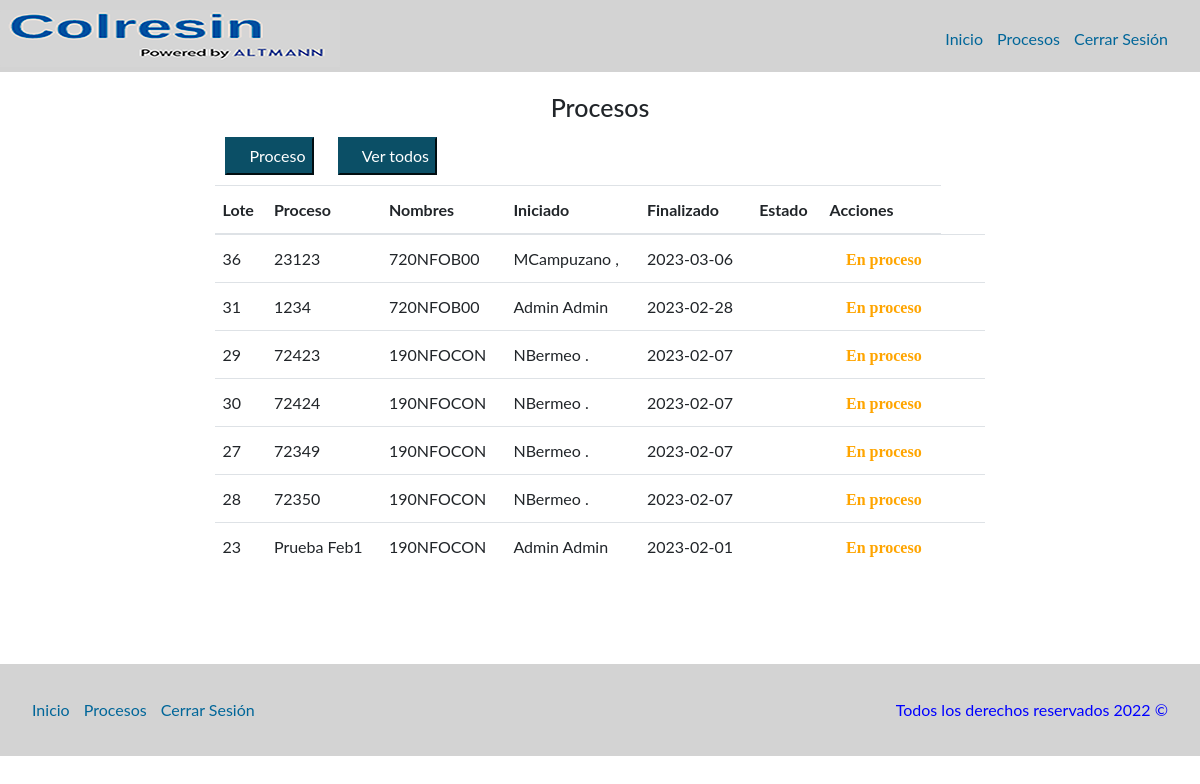
Page /php/procesos/procesos.php (signed in) on the committed database.
### tables this page shows
CREATE TABLE `procesos` (
  `IdProceso` int(11) NOT NULL,
  `NumLote` varchar(45) NOT NULL,
  `FechaInicial` date NOT NULL,
  `FechaFinal` date DEFAULT NULL,
  `HoraInicial` time NOT NULL,
  `HoraFinal` time DEFAULT NULL,
  `Estado` int(11) NOT NULL,
  `Cedula` varchar(45) NOT NULL
);

CREATE TABLE `nfo` (
  `IdProceso` int(11) NOT NULL,
  `nfo` varchar(50) NOT NULL,
  `numeroLote` varchar(50) NOT NULL,
  `MatPriFP04` varchar(2) DEFAULT NULL,
  `MatPriSeparada` varchar(2) DEFAULT NULL,
  `MateriaPrimacol` varchar(2) DEFAULT NULL,
  `ReactorLimpio` varchar(50) DEFAULT NULL,
  `HermeticidadReactor` varchar(50) DEFAULT NULL,
  `ReactorFunciona` varchar(50) DEFAULT NULL,
  `VacioFunciona` varchar(50) DEFAULT NULL,
  `VaporFunciona` varchar(50) DEFAULT NULL,
  `EnfriamientoFunciona` varchar(50) DEFAULT NULL,
  `EmisionesFunciona` varchar(50) DEFAULT NULL,
  `phsodatanque` varchar(50) DEFAULT NULL,
  `CondensadorFunciona` varchar(50) DEFAULT NULL,
  `ApruebaInicio` varchar(2) DEFAULT NULL,
  `RazonesNoAprob` varchar(200) DEFAULT NULL,
  `SeguridadNaftaleno` varchar(2) DEFAULT NULL,
  `EquipoNaftaleno` varchar(2) DEFAULT NULL,
  `EnfriamientoCerrado` varchar(2) DEFAULT NULL,
  `ValvBloqueo` varchar(2) DEFAULT NULL,
  `AbrirControlOlores` varchar(2) DEFAULT NULL,
  `Estartazos` varchar(2) DEFAULT NULL,
  `AgitadorOk` varchar(2) DEFAULT NULL,
  `ProblemaFund` varchar(2) DEFAULT NULL,
  `ProblemaFundirNaf` varchar(200) DEFAULT NULL,
  `SeguridadSulfurico` varchar(2) DEFAULT NULL,
  `EquipoSulfurico` varchar(2) DEFAULT NULL,
  `Vapor` varchar(2) DEFAULT NULL,
  `ProblemaSWFO` varchar(2) DEFAULT NULL,
  `TextoProblemaSWFO` varchar(500) DEFAULT NULL,
  `CierreControlOlores` varchar(2) DEFAULT NULL,
  `EvacuarCamisa` varchar(2) DEFAULT NULL,
  `SuministroVapor` varchar(2) DEFAULT NULL,
  `SeguridadFDO` varchar(2) DEFAULT NULL,
  `EquipoFDO` varchar(2) DEFAULT NULL,
  `LineaTierraOk` varchar(2) DEFAULT NULL,
  `BombaNeumaticaOk` varchar(2) DEFAULT NULL,
  `ConexionOk` varchar(2) DEFAULT NULL,
  `MangueraOk` varchar(2) DEFAULT NULL,
  `LineaCargaOk` varchar(2) DEFAULT NULL,
  `ValvulasCerradas` varchar(2) DEFAULT NULL,
  `CapacidadTanque` varchar(2) DEFAULT NULL,
  `ProblemaCondensacion` varchar(2) DEFAULT NULL,
  `TextoProblemaCondensacion` varchar(250) DEFAULT NULL,
  `SeguridadCSO` varchar(2) DEFAULT NULL,
  `EquipoCSO` varchar(2) DEFAULT NULL,
  `OlorFormol` varchar(2) DEFAULT NULL,
  `ph10` varchar(45) DEFAULT NULL,
  `Csc050Ajuste` varchar(45) DEFAULT NULL,
  `Stw00Ajuste` varchar(45) DEFAULT NULL,
  `ph10Fin` varchar(45) DEFAULT NULL,
  `ProductoBrillante` varchar(2) DEFAULT NULL,
  `HoraInicioLukas` time DEFAULT NULL,
  `HoraFinLukas` time DEFAULT NULL,
  `ProductoBrillante2` varchar(2) DEFAULT NULL,
  `NotificarLaboratorio` varchar(200) DEFAULT NULL,
  `SegNFO` varchar(2) DEFAULT NULL,
  `EquipoNFO` varchar(2) DEFAULT NULL,
  `AgitacionOff` varchar(2) DEFAULT NULL,
  `TalegoDescarga` varchar(2) DEFAULT NULL,
  `ResiduoTalego` varchar(2) DEFAULT NULL,
  `EnviarMuestraFinal` varchar(2) DEFAULT NULL,
  `Aspecto` varchar(100) DEFAULT NULL,
  `PorcentajeSolidos` varchar(45) DEFAULT NULL,
  `pH10Final` varchar(45) DEFAULT NULL,
  `Solubilidad10` varchar(45) DEFAULT NULL,
  `Solubilidad40` varchar(45) DEFAULT NULL,
  `Rendimiento` varchar(100) DEFAULT NULL,
  `ProcesoDif` varchar(2) DEFAULT NULL,
  `KgEnjuague` varchar(45) DEFAULT NULL,
  `KgLavado` varchar(45) DEFAULT NULL,
  `FechaMuestraLab` datetime(6) NOT NULL
);

CREATE TABLE `usuarios` (
  `IdUsuario` int(11) NOT NULL,
  `Nombre` varchar(50) NOT NULL,
  `Apellido` varchar(50) NOT NULL,
  `Cedula` varchar(50) NOT NULL,
  `CorreoElectronico` varchar(50) NOT NULL,
  `Contrasena` varchar(50) NOT NULL,
  `Estado` int(11) NOT NULL DEFAULT 1,
  `Rol` int(2) NOT NULL DEFAULT 1
);

### php/procesos/acciones.php (called while the page is built, shortened)
<?php
class procesos{
    function get_only_process(){
        $conex = new conection();
        $result = $conex->conex();
        $query = mysqli_query($result,'SELECT u.*, p.*, n.nfo nombreProceso FROM procesos p INNER JOIN usuarios u INNER JOIN NFO n ON p.cedula = u.cedula and p.IdProceso = n.IdProceso WHERE p.Estado = 1 ORDER BY FechaInicial DESC');
        return $query;
    }
}

### php/procesos/procesos.php (the view, shortened to what this page needs)
<?php
require_once "acciones.php";
$_process = new procesos();
$query = $_process->get_only_process();
$tr = '';
while ($row = $query->fetch_array(MYSQLI_BOTH)){
    $eliminar = "";
    $editar = "";
    if($row['Estado'] == 1){
        $estado = "<i class='fa fa-circle' style='color:orange;'> En proceso</i>";
        $editar   = "<a href='../formulario/editarFormulario.php?id=" . $row['IdProceso'] . "'>
                    <i class='fas fa-pen'></i>
                </a>";
    }else if($row['Estado'] == 2){
        $estado = "<i class='fa fa-circle' style='color:green;'> Finalizado</i>";
        $editar   = "<a href='../formulario/verFormulario.php?id=" . $row['IdProceso'] . "'>
                    <i class='fas fa-eye'></i>
                </a>";
    }else if($row['Estado'] == 3){
        $estado = "<i class='fa fa-circle' style='color:red;'> Eliminado</i>";
        $editar   = "<a href='../formulario/verFormulario.php?id=" . $row['IdProceso'] . "'>
                    <i class='fas fa-eye'></i>
                </a>";
    }
    $tr .=	"<tr class='rows' id='rows'>
                <td>" . $row['IdProceso'] 	. "</td>
                <td>" . $row['NumLote'] 	. "</td>
                <td>" . $row['nombreProceso'] . "</td>
                <td>" . $row['Nombre'] . " " . $row['Apellido'] ."</td>
                <td>" . $row['FechaInicial'] ."</td>
                <td>" . $row['FechaFinal'] . "</td>
                <td>" . $estado . "</td>
                <td>
                    ".$editar."
                    &nbsp;&nbsp;
                    ".$eliminar."
                </td>
            </tr>";
}
$btn    = "<button type='button' class='boton-add' onclick=\"window.location.href='../formulario/formulario.php'\"><i class='fa fa-plus-circle' aria-hidden='true'></i> Proceso</button>";
?>
<!DOCTYPE html>
<html lang="en">
<head>
    <link rel="stylesheet" href="https://maxcdn.bootstrapcdn.com/bootstrap/4.0.0/css/bootstrap.min.css">
    <link rel="stylesheet" href="../../css/styles.css">
    <link href='../../css/fontawesome.css' rel='stylesheet'>
    <link href='../../css/all.css' rel='stylesheet'>
</head>
<body>
    <header class="site-header">
        <div class="contenedor contenido-header">
            <div class="barra">
                <a href="/">
                <img src="../../img/colresin-altmann.PNG" alt="Logotipo Altmann">
                </a>
                <nav class="navegacion">
                    <a href="../inicio/index.php">Inicio</a>
                    <a href="procesos.php">Procesos</a>
                    <a href="../login/cerrarSesion.php">Cerrar Sesión</a>
                </nav>
            </div>
        </div>
    </header>
    <main class="contenedor seccion contenido-centrado">
        <h1 class="centrar-texto">Procesos</h1>
        <div class="container">
            <?php echo $btn; ?>
            <button type="button" class="boton-add" onclick="window.location.href='procesosTodos.php'"><i class="fa fa-eye" aria-hidden="true"></i> Ver todos</button>
            </div>
        <div class="container">
            <table class="table table-over">
                <thead>
                    <tr>
                        <th scope="col">Lote</th>
                        <th scope="col">Proceso</th>
                        <th scope="col">Nombres</th>
                        <th scope="col">Iniciado</th>
                        <th scope="col">Finalizado</th>
                        <th scope="col">Estado</th>
                        <th scope="col">Acciones</th>
                    </tr>
                </thead>
                <tbody>
                    <?php echo $tr; ?>
                </tbody>
            </table>
        </div>
        <br>
        <br>
    </main>
    <footer class="site-footer seccion">
        <div class="contenedor contenedor-footer">
            <nav class="navegacion">
                <a href="../inicio/index.php">Inicio</a>
                <a href="procesos.php">Procesos</a>
                <a href="../login/cerrarSesion.php">Cerrar Sesión</a>
            </nav>
            <p class="copyright">Todos los derechos reservados 2022 &copy; </p>
        </div>
    </footer>
</body>
</html>

### css/styles.css (style rules this page uses)
html { box-sizing: border-box; font-size: 62.5%; }
*, *::before, *::after { box-sizing: inherit; }
body { font-family: 'Lato', sans-serif; font-size: 1.6rem; line-height: 2; }
img { max-width: 100%; }
.contenedor { max-width: 768rem; margin: 0 auto; }
.seccion { margin-top: 2rem; margin-bottom: 2rem; }
.centrar-texto { text-align: center; }
.contenido-centrado { max-width: 800px; }
.boton-add { margin: 1rem; color: #fff; background-color: #0b4f66 !important; border-color: #0b4f66 !important; }
.site-header { background-color: #d3d3d3; padding: 0.5rem 0 0.5rem 0; border: #333333; }
.contenido-header { height: 100%; display: flex; flex-direction: column; justify-content: space-between; }
.barra { display: flex; justify-content: space-between; align-items: center; padding-top: 0.5rem; }
.navegacion { margin-right: 2em !important; margin-left: 2em !important; }
.navegacion a { color: #006699; text-decoration: none; font-size: 1.6rem; margin-right: 1rem; }
.navegacion a:last-of-type { margin-right: 0; }
.site-footer { background-color: #d3d3d3; margin: 0; }
.contenedor-footer { padding: 3rem 0; display: flex; justify-content: space-between; align-content: center; }
.copyright { margin: 0; color: #0000ff; margin-right: 2em !important; }
main { align-content: center; ; }

### css/all.css (style rules this page uses)
.fa, .fas, .far, .fal, .fad, .fab { -moz-osx-font-smoothing: grayscale; -webkit-font-smoothing: antialiased; display: inline-block; font-style: normal; font-variant: normal; text-rendering: auto; line-height: 1; }
.fa-circle:before { content: "\f111"; }
.fa-eye:before { content: "\f06e"; }
.fa-pen:before { content: "\f304"; }
.fa-plus-circle:before { content: "\f055"; }
.fa, .fas { font-family: 'Font Awesome 5 Free'; font-weight: 900; }

### rows in the picture
procesos: IdProceso "36", NumLote "23123", nfo.nfo "720NFOB00", usuarios.Nombre "MCampuzano", usuarios.Apellido ",", FechaInicial "2023-03-06", Estado "En proceso"
procesos: IdProceso "31", NumLote "1234", nfo.nfo "720NFOB00", usuarios.Nombre "Admin", usuarios.Apellido "Admin", FechaInicial "2023-02-28", Estado "En proceso"
procesos: IdProceso "29", NumLote "72423", nfo.nfo "190NFOCON", usuarios.Nombre "NBermeo", usuarios.Apellido ".", FechaInicial "2023-02-07", Estado "En proceso"
procesos: IdProceso "30", NumLote "72424", nfo.nfo "190NFOCON", usuarios.Nombre "NBermeo", usuarios.Apellido ".", FechaInicial "2023-02-07", Estado "En proceso"
procesos: IdProceso "27", NumLote "72349", nfo.nfo "190NFOCON", usuarios.Nombre "NBermeo", usuarios.Apellido ".", FechaInicial "2023-02-07", Estado "En proceso"
procesos: IdProceso "28", NumLote "72350", nfo.nfo "190NFOCON", usuarios.Nombre "NBermeo", usuarios.Apellido ".", FechaInicial "2023-02-07", Estado "En proceso"
procesos: IdProceso "23", NumLote "Prueba Feb1", nfo.nfo "190NFOCON", usuarios.Nombre "Admin", usuarios.Apellido "Admin", FechaInicial "2023-02-01", Estado "En proceso"
